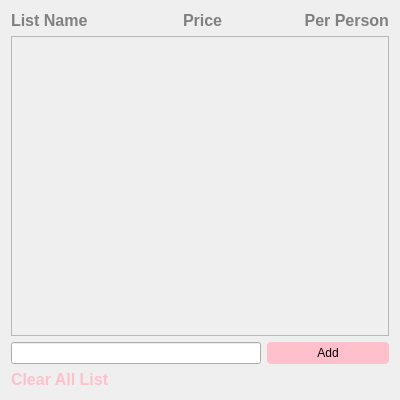
<?xml version="1.0" encoding="UTF-8"?>
<ui version="4.0">
 <class>ListWindow</class>
 <widget class="QWidget" name="ListWindow">
  <property name="geometry">
   <rect>
    <x>0</x>
    <y>0</y>
    <width>400</width>
    <height>400</height>
   </rect>
  </property>
  <property name="windowTitle">
   <string>Form</string>
  </property>
  <layout class="QVBoxLayout" name="verticalLayout">
   <item>
    <layout class="QHBoxLayout" name="horizontalLayout">
     <item>
      <widget class="QLabel" name="label_3">
       <property name="maximumSize">
        <size>
         <width>200</width>
         <height>100</height>
        </size>
       </property>
       <property name="styleSheet">
        <string notr="true">font: 16px;
font: bold;
color: gray;</string>
       </property>
       <property name="text">
        <string>List Name</string>
       </property>
      </widget>
     </item>
     <item>
      <widget class="QLabel" name="label_2">
       <property name="maximumSize">
        <size>
         <width>100</width>
         <height>100</height>
        </size>
       </property>
       <property name="styleSheet">
        <string notr="true">font: 16px;
font: bold;
color: gray;</string>
       </property>
       <property name="text">
        <string>Price</string>
       </property>
      </widget>
     </item>
     <item>
      <widget class="QLabel" name="label_4">
       <property name="maximumSize">
        <size>
         <width>100</width>
         <height>100</height>
        </size>
       </property>
       <property name="styleSheet">
        <string notr="true">font: 16px;
font: bold;
color: gray;</string>
       </property>
       <property name="text">
        <string>Per Person</string>
       </property>
       <property name="alignment">
        <set>Qt::AlignRight|Qt::AlignTrailing|Qt::AlignVCenter</set>
       </property>
      </widget>
     </item>
    </layout>
   </item>
   <item>
    <widget class="QScrollArea" name="scrollArea">
     <property name="widgetResizable">
      <bool>true</bool>
     </property>
     <widget class="QWidget" name="scrollAreaWidgetContents_2">
      <property name="geometry">
       <rect>
        <x>0</x>
        <y>0</y>
        <width>374</width>
        <height>277</height>
       </rect>
      </property>
     </widget>
    </widget>
   </item>
   <item>
    <layout class="QHBoxLayout" name="horizontalLayout_2">
     <item>
      <widget class="QLineEdit" name="lineEdit">
       <property name="maximumSize">
        <size>
         <width>250</width>
         <height>40</height>
        </size>
       </property>
      </widget>
     </item>
     <item>
      <widget class="QPushButton" name="pushButton">
       <property name="maximumSize">
        <size>
         <width>150</width>
         <height>40</height>
        </size>
       </property>
       <property name="styleSheet">
        <string notr="true">QPushButton{
	border: solid;
	border-radius: 4px;
	background-color: pink;
}

QPushButton:pressed{
	background-color: red;
}</string>
       </property>
       <property name="text">
        <string>Add</string>
       </property>
      </widget>
     </item>
    </layout>
   </item>
   <item>
    <widget class="QPushButton" name="pushButton_2">
     <property name="maximumSize">
      <size>
       <width>400</width>
       <height>100</height>
      </size>
     </property>
     <property name="styleSheet">
      <string notr="true">QPushButton{
	font: 16px;
	font: bold;
	text-align: left;
	color:pink;
	border: none;
	background: none;
	background-color: transparent;
}

QPushButton:pressed{
	color: red;
}</string>
     </property>
     <property name="text">
      <string>Clear All List</string>
     </property>
    </widget>
   </item>
  </layout>
 </widget>
 <resources/>
 <connections/>
</ui>
